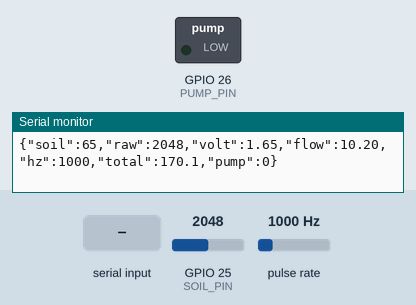
Simulated run of this program. Board: ESP32. Shown: switched loads named in the program (green lamp = pin HIGH), the last lines printed to the serial monitor. Wiring (inferred from the names in the program): pulse sensor: data GPIO 27. The test bench sets the inputs (shaded band); at power-on: GPIO 25 (SOIL_PIN) = 2048, pulse rate 1000 Hz (analog values on the 0–4095 scale).

Above: at 1.7 s.
1.8 s: "1" received over Serial
At 3.0 s:
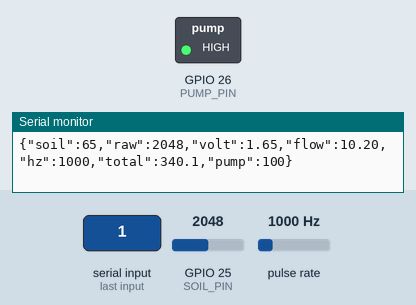
3.3 s: "2" received over Serial
At 4.1 s:
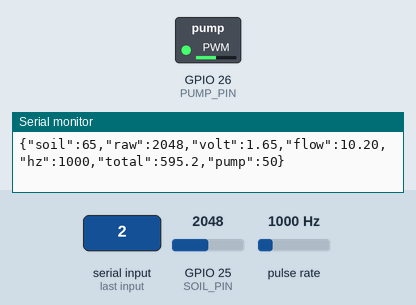
4.8 s: "P90\n" received over Serial
At 5.3 s:
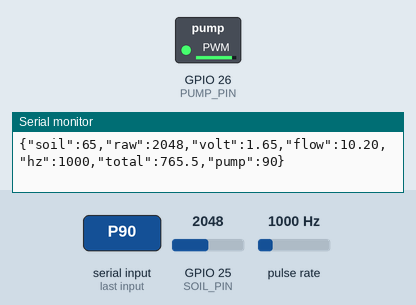
Timing chart, 0 to 7.8 s (numbered marks = the images above; inputs shaded):
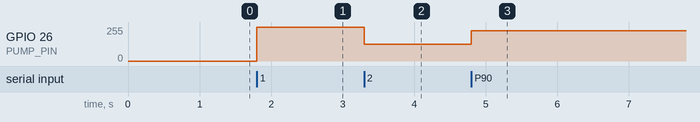

Measured:
- after the input at 1.8 s, GPIO 26 (PUMP_PIN): 0/255 → 255/255 at once
- after the input at 3.3 s, GPIO 26 (PUMP_PIN): 255/255 → 127/255 at once
- after the input at 4.8 s, GPIO 26 (PUMP_PIN): 127/255 → 228/255 at once

The program:

main.cpp
```cpp
#include <Arduino.h>

// ==========================================
// CONFIGURARE PINI ESP32
// ==========================================
#define SOIL_PIN 25   // Senzor umiditate sol (Pin 14 header, ADC2)
#define FLOW_PIN 27   // Debitmetru YF-S401 (Fir galben, intrerupere)
#define PUMP_PIN 26   // Modul MOSFET TRIG/PWM (Comanda Pompa R385)

// ==========================================
// CONFIGURARE PWM POMPA (LEDC)
// ==========================================
#define PWM_CHANNEL   0
#define PWM_FREQ      5000 // 5 kHz comutare silentioasa
#define PWM_RES       8    // Rezolutie 8 biti: 0 - 255

// ==========================================
// CALIBRARE SENZOR SOL
// ==========================================
const int AIR_VALUE = 3200;   // Sol complet uscat
const int WATER_VALUE = 1450; // Sol complet ud

// ==========================================
// VARIABILE DEBITMETRU YF-S401
// ==========================================
const float FLOW_CALIBRATION_FACTOR = 98.0; // F = 98 * Q (L/min)
volatile unsigned long pulseCount = 0;
unsigned long lastCalcTime = 0;
float totalMilliliters = 0.0;
int pumpPowerPercent = 0;

void IRAM_ATTR pulseCounter() {
  pulseCount++;
}

void setPumpPower(int percent) {
  pumpPowerPercent = constrain(percent, 0, 100);
  int duty = map(pumpPowerPercent, 0, 100, 0, 255);
  ledcWrite(PWM_CHANNEL, duty);
}

void setup() {
  Serial.begin(115200);
  delay(500);

  // 1. Configurare ADC sol (12 biti)
  analogReadResolution(12);
  analogSetPinAttenuation(SOIL_PIN, ADC_11db);

  // 2. Configurare debitmetru
  pinMode(FLOW_PIN, INPUT_PULLUP);
  attachInterrupt(digitalPinToInterrupt(FLOW_PIN), pulseCounter, FALLING);

  // 3. Configurare PWM MOSFET
  ledcSetup(PWM_CHANNEL, PWM_FREQ, PWM_RES);
  ledcAttachPin(PUMP_PIN, PWM_CHANNEL);
  setPumpPower(0);

  lastCalcTime = millis();
}

void loop() {
  // Procesare comenzi din Serial / WebSerial
  if (Serial.available() > 0) {
    char cmd = Serial.read();
    if (cmd == '1') {
      setPumpPower(100);
    } else if (cmd == '2') {
      setPumpPower(50);
    } else if (cmd == '0') {
      setPumpPower(0);
    } else if (cmd == 'P') {
      int val = Serial.parseInt();
      setPumpPower(val);
    }
  }

  // Telemetrie la fiecare 500 ms (raspuns rapid pentru dashboard)
  unsigned long now = millis();
  if (now - lastCalcTime >= 500) {
    noInterrupts();
    unsigned long pulses = pulseCount;
    pulseCount = 0;
    interrupts();

    unsigned long elapsedTime = now - lastCalcTime;
    lastCalcTime = now;

    // Calcule debit
    float frequency = (pulses * 1000.0) / elapsedTime;
    float flowRateLpm = frequency / FLOW_CALIBRATION_FACTOR;
    float currentMilliliters = (flowRateLpm / 60.0) * (elapsedTime / 1000.0) * 1000.0;
    totalMilliliters += currentMilliliters;

    // Citire umiditate sol
    long sum = 0;
    for (int i = 0; i < 5; i++) {
      sum += analogRead(SOIL_PIN);
      delay(2);
    }
    int rawSoil = sum / 5;
    float soilVoltage = (rawSoil / 4095.0) * 3.3;
    int soilPercent = map(rawSoil, AIR_VALUE, WATER_VALUE, 0, 100);
    soilPercent = constrain(soilPercent, 0, 100);

    // Trimitem JSON direct pe Serial pentru Dashboard
    Serial.printf("{\"soil\":%d,\"raw\":%d,\"volt\":%.2f,\"flow\":%.2f,\"hz\":%d,\"total\":%.1f,\"pump\":%d}\n",
                  soilPercent, rawSoil, soilVoltage, flowRateLpm, (int)frequency, totalMilliliters, pumpPowerPercent);
  }
}
```
